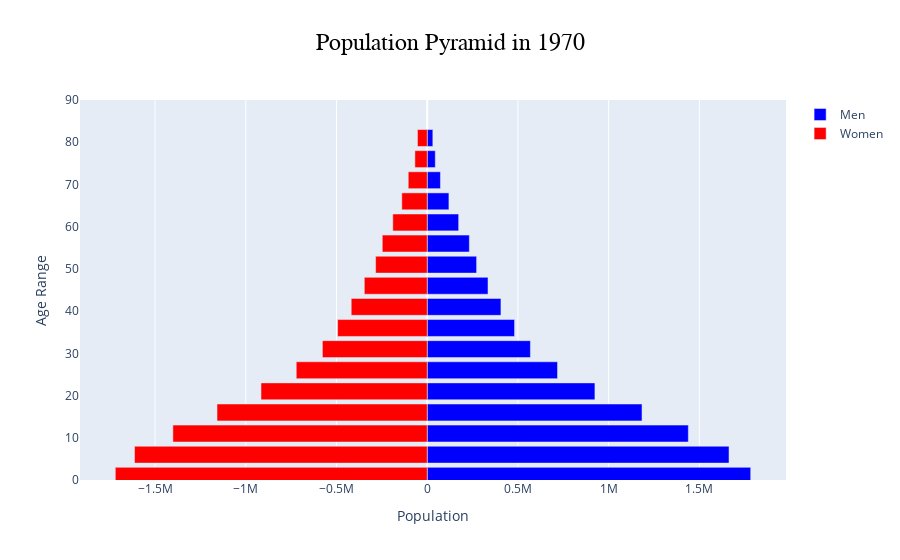
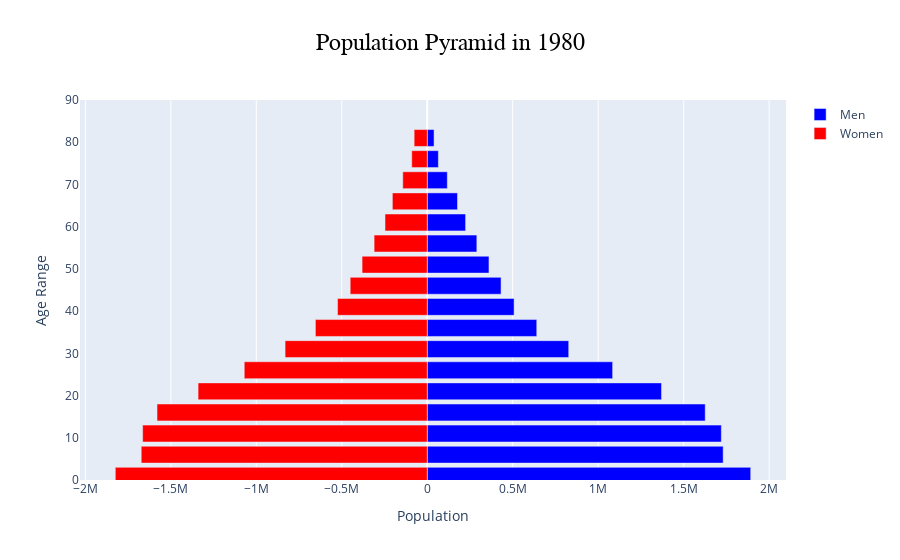
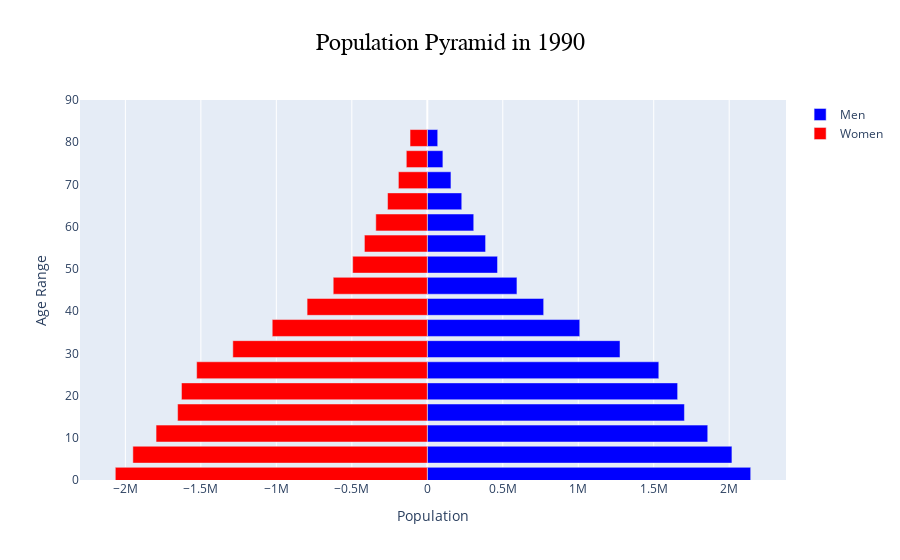
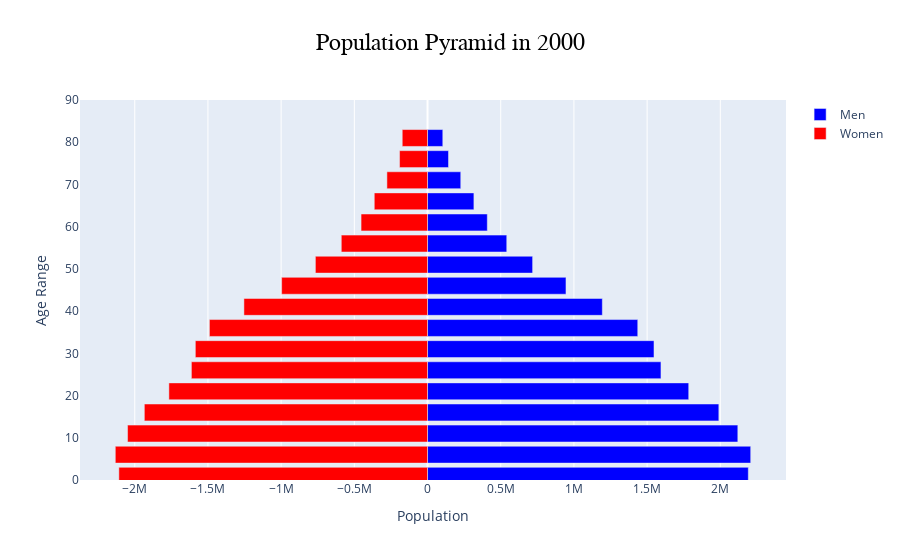

Write notebook code for charts like these, in order.
### Code cell
pop_df = population_dataframe('COL')
for year in np.arange(1970, 2030, 10):
    plot_population_pyramid(pop_df, year)

### Figure 1 — Plotly figure (JSON) as saved in the notebook; plotly's stock layout.template omitted (floating-point values rounded to 4 significant figures)
{"data": [{"hoverinfo": "skip", "marker": {"color": "blue"}, "name": "Men", "orientation": "h", "type": "bar", "x": [1782986, 1663488, 1439289, 1184045, 924365, 718250, 568892, 481386, 406339, 335073, 272242, 232242, 173377, 119681, 72930, 44571, 31069], "y": [1, 6, 11, 16, 21, 26, 31, 36, 41, 46, 51, 56, 61, 66, 71, 76, 81]}, {"hoverinfo": "skip", "marker": {"color": "red"}, "name": "Women", "orientation": "h", "type": "bar", "x": [-1719126, -1613203, -1401765, -1158455, -916013, -721704, -577616, -493766, -418818, -346599, -284450, -247626, -189689, -140059, -104502, -67890, -53740], "y": [1, 6, 11, 16, 21, 26, 31, 36, 41, 46, 51, 56, 61, 66, 71, 76, 81]}], "layout": {"autosize": true, "barmode": "overlay", "title": {"font": {"color": "black", "family": "Arial", "size": 24}, "text": "Population Pyramid in 1970", "x": 0.5}, "xaxis": {"autorange": true, "range": [-1914000.0, 1978000.0], "title": {"text": "Population"}, "type": "linear"}, "yaxis": {"range": [0, 90], "title": {"text": "Age Range"}, "type": "linear"}}}

### Figure 2 — Plotly figure (JSON) as saved in the notebook; plotly's stock layout.template omitted (floating-point values rounded to 4 significant figures)
{"data": [{"hoverinfo": "skip", "marker": {"color": "blue"}, "name": "Men", "orientation": "h", "type": "bar", "x": [1892117, 1731080, 1720419, 1626056, 1370489, 1084502, 827571, 640572, 508107, 431741, 361113, 290143, 224325, 177015, 117367, 65052, 39833], "y": [1, 6, 11, 16, 21, 26, 31, 36, 41, 46, 51, 56, 61, 66, 71, 76, 81]}, {"hoverinfo": "skip", "marker": {"color": "red"}, "name": "Women", "orientation": "h", "type": "bar", "x": [-1824760, -1673058, -1664849, -1580720, -1340495, -1070367, -831514, -654250, -524714, -450702, -381194, -310782, -247045, -203913, -143075, -90607, -76651], "y": [1, 6, 11, 16, 21, 26, 31, 36, 41, 46, 51, 56, 61, 66, 71, 76, 81]}], "layout": {"autosize": true, "barmode": "overlay", "title": {"font": {"color": "black", "family": "Arial", "size": 24}, "text": "Population Pyramid in 1980", "x": 0.5}, "xaxis": {"autorange": true, "range": [-2031000.0, 2099000.0], "title": {"text": "Population"}, "type": "linear"}, "yaxis": {"range": [0, 90], "title": {"text": "Age Range"}, "type": "linear"}}}

### Figure 3 — Plotly figure (JSON) as saved in the notebook; plotly's stock layout.template omitted (floating-point values rounded to 4 significant figures)
{"data": [{"hoverinfo": "skip", "marker": {"color": "blue"}, "name": "Men", "orientation": "h", "type": "bar", "x": [2142416, 2018093, 1857793, 1703421, 1658361, 1533647, 1276659, 1009987, 770897, 593929, 465291, 386113, 307636, 228274, 156705, 103326, 69023], "y": [1, 6, 11, 16, 21, 26, 31, 36, 41, 46, 51, 56, 61, 66, 71, 76, 81]}, {"hoverinfo": "skip", "marker": {"color": "red"}, "name": "Women", "orientation": "h", "type": "bar", "x": [-2066856, -1950496, -1796803, -1654056, -1628510, -1527973, -1288318, -1027279, -796256, -623212, -494368, -416548, -341179, -263235, -191410, -139021, -114294], "y": [1, 6, 11, 16, 21, 26, 31, 36, 41, 46, 51, 56, 61, 66, 71, 76, 81]}], "layout": {"autosize": true, "barmode": "overlay", "title": {"font": {"color": "black", "family": "Arial", "size": 24}, "text": "Population Pyramid in 1990", "x": 0.5}, "xaxis": {"autorange": true, "range": [-2301000.0, 2376000.0], "title": {"text": "Population"}, "type": "linear"}, "yaxis": {"range": [0, 90], "title": {"text": "Age Range"}, "type": "linear"}}}

### Figure 4 — Plotly figure (JSON) as saved in the notebook; plotly's stock layout.template omitted (floating-point values rounded to 4 significant figures)
{"data": [{"hoverinfo": "skip", "marker": {"color": "blue"}, "name": "Men", "orientation": "h", "type": "bar", "x": [2191430, 2207670, 2119702, 1989987, 1784305, 1594674, 1547025, 1436151, 1194105, 945840, 717928, 541243, 408365, 316810, 226958, 143376, 104319], "y": [1, 6, 11, 16, 21, 26, 31, 36, 41, 46, 51, 56, 61, 66, 71, 76, 81]}, {"hoverinfo": "skip", "marker": {"color": "red"}, "name": "Women", "orientation": "h", "type": "bar", "x": [-2108494, -2132836, -2049116, -1934442, -1766761, -1612978, -1586072, -1489878, -1254190, -996539, -766022, -589060, -453970, -363707, -277424, -191072, -172689], "y": [1, 6, 11, 16, 21, 26, 31, 36, 41, 46, 51, 56, 61, 66, 71, 76, 81]}], "layout": {"autosize": true, "barmode": "overlay", "title": {"font": {"color": "black", "family": "Arial", "size": 24}, "text": "Population Pyramid in 2000", "x": 0.5}, "xaxis": {"autorange": true, "range": [-2374000.0, 2449000.0], "title": {"text": "Population"}, "type": "linear"}, "yaxis": {"range": [0, 90], "title": {"text": "Age Range"}, "type": "linear"}}}
